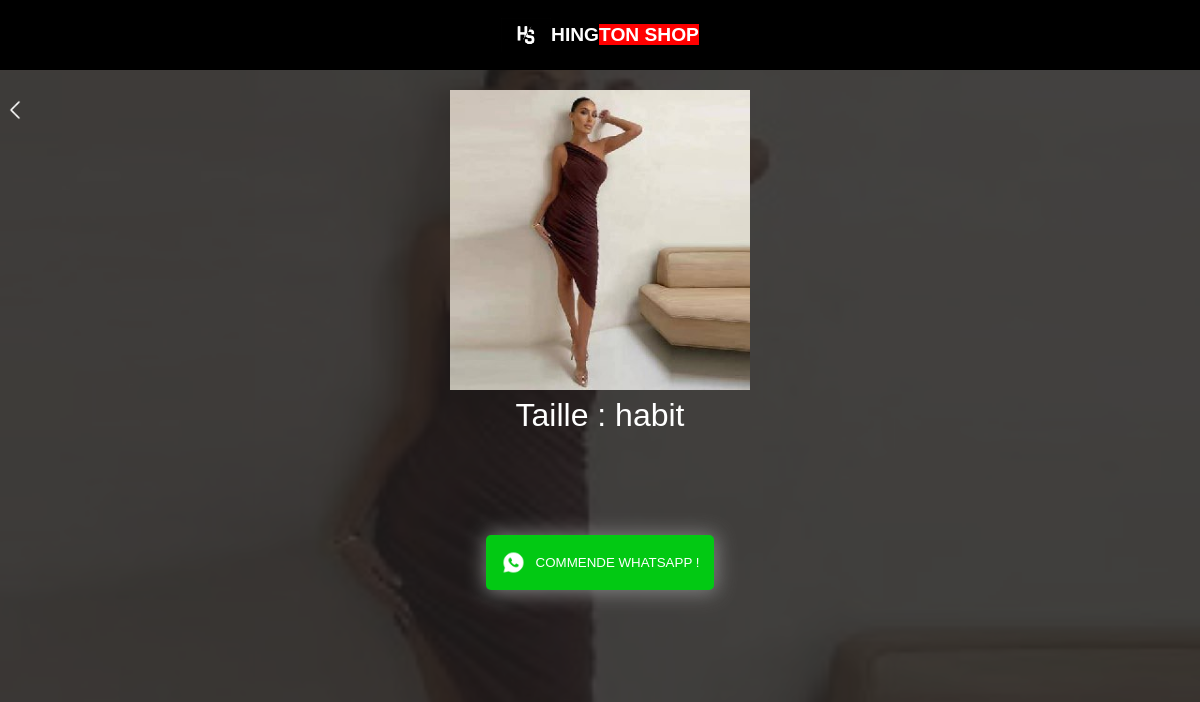
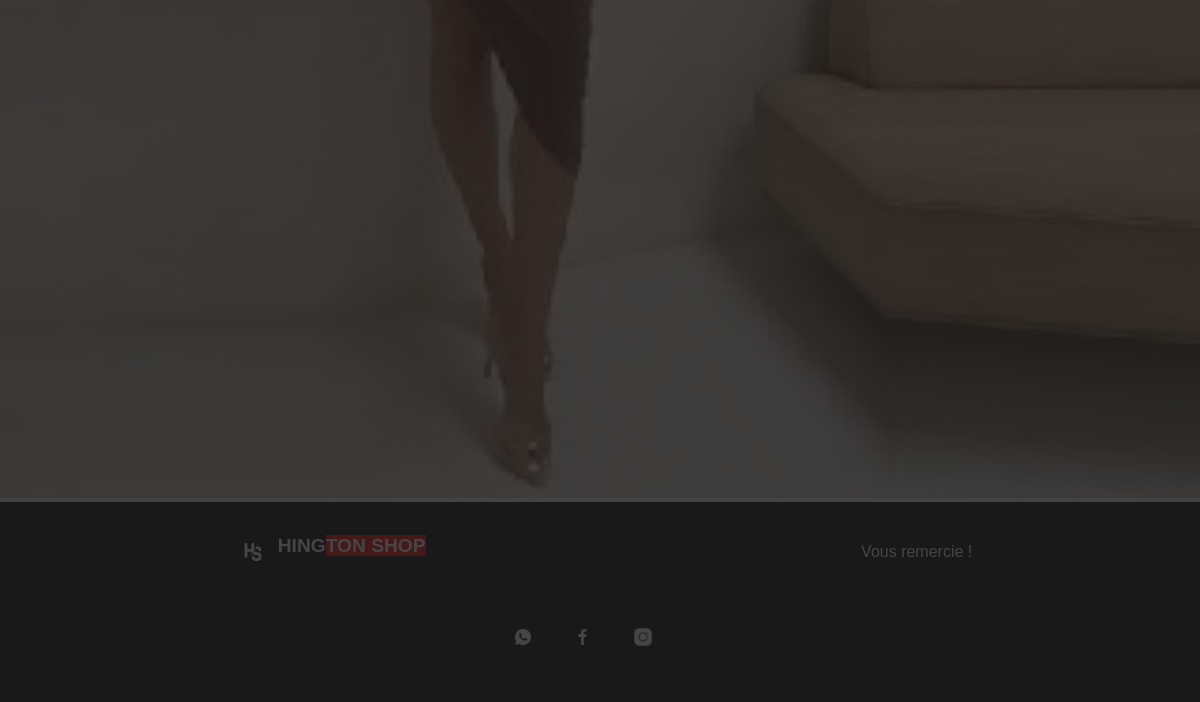
Page /info/1 on the earlier database version (2 pictures, top to bottom).
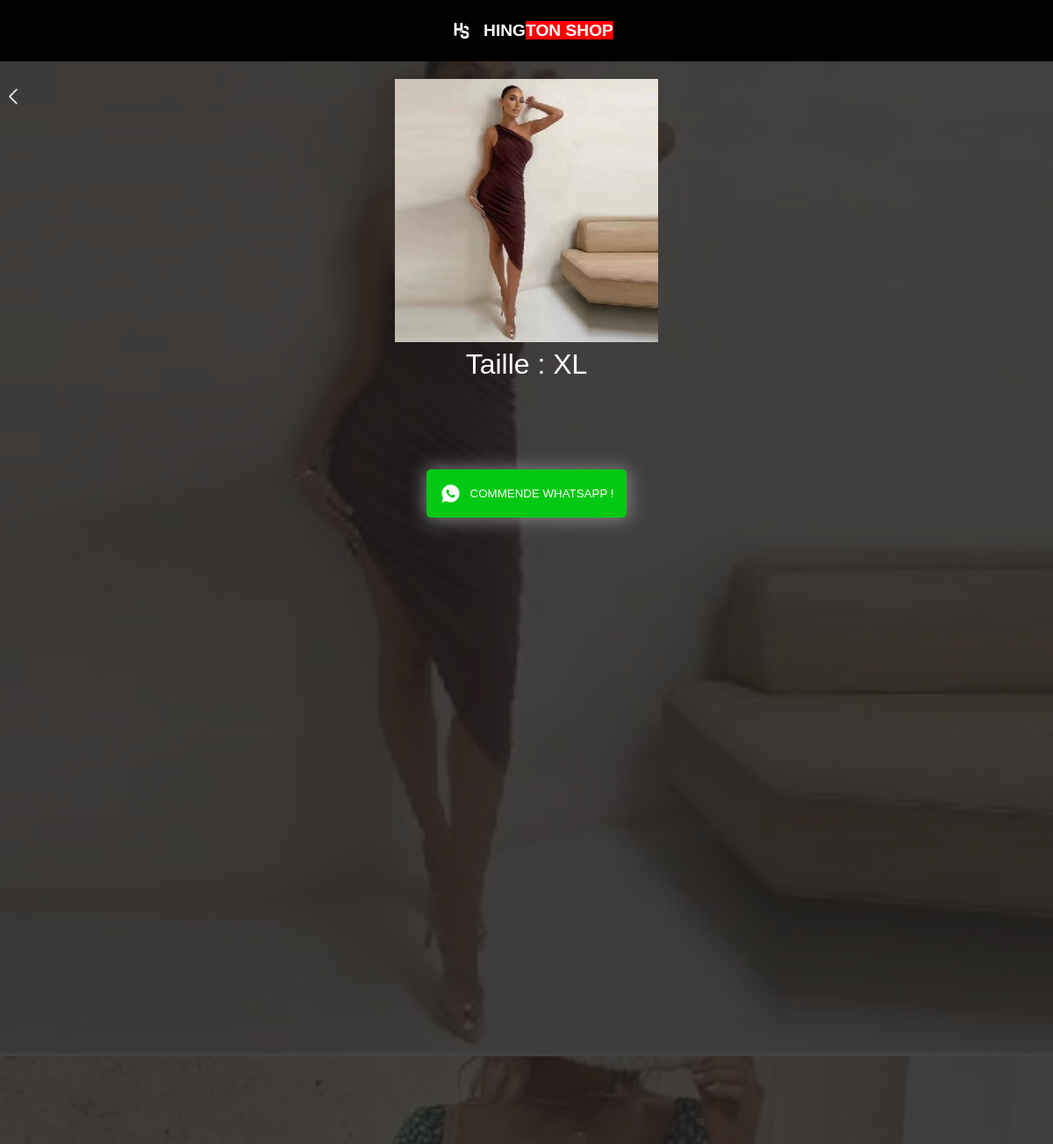
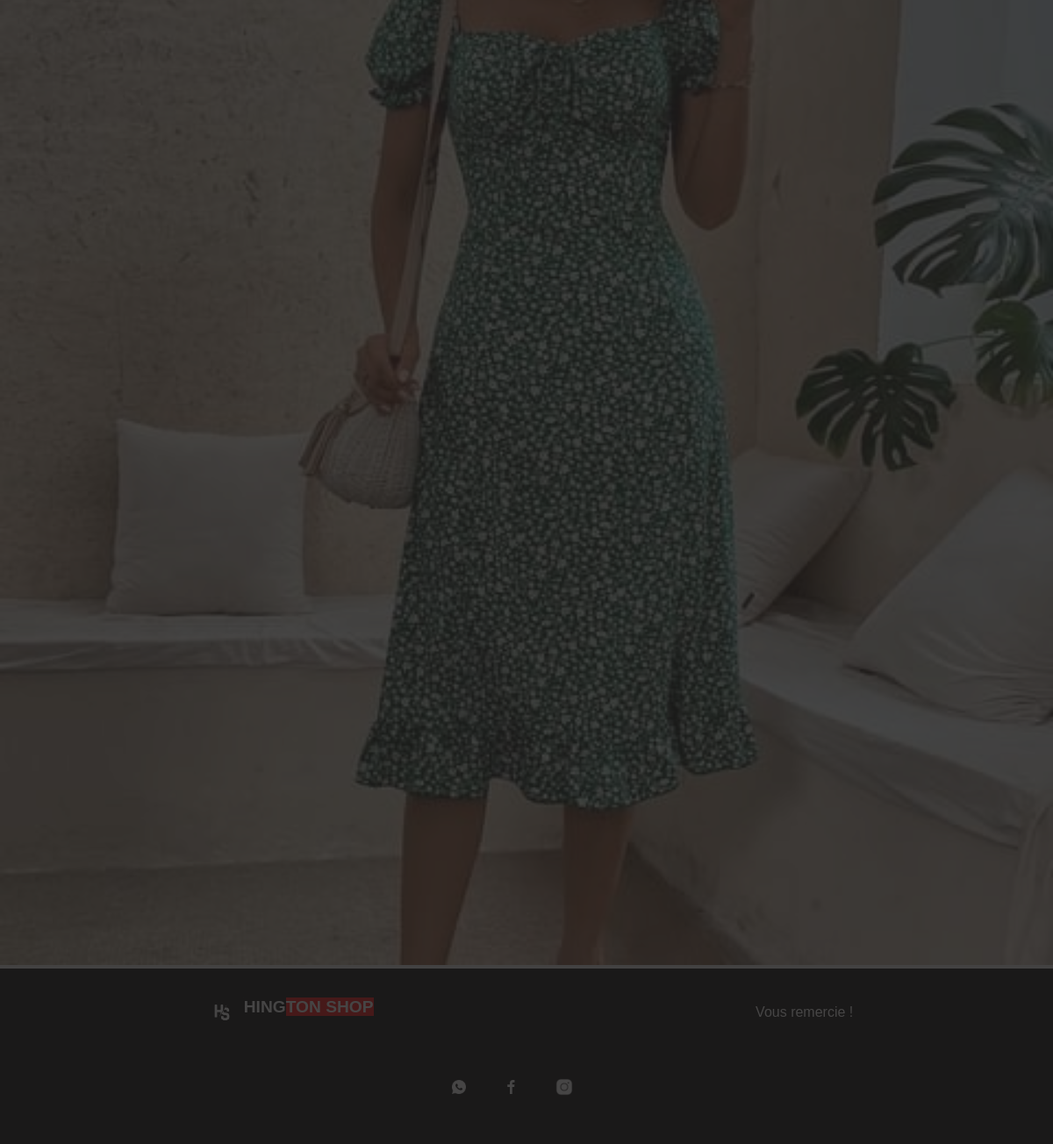
Same page on the later database version (2 pictures, top to bottom).
### app.py (models this page shows, shortened)
class Maboutik(db.Model):
    id = db.Column(db.Integer, primary_key = True)
    nom = db.Column(db.String(100), unique = False , nullable = False)
    description = db.Column(db.String(100), unique = True , nullable = False)
    prix = db.Column(db.Integer,nullable = False)
    image = db.Column(db.String(100), unique = True , nullable = False)
    categorie = db.Column(db.String(100), unique = False , nullable = False)
    like = db.Column(db.Integer, unique = False , nullable = False)

### app.py (the view)
@app.route('/info/<int:id>')
def info(id):
    user = Maboutik.query.filter_by(id=id).first()
    if user :
        data = Maboutik.query.all()
        return render_template('info.html',user = user,data=data)
    print("MO")
    return redirect("/vente")

### templates/info.html (shortened to what this page needs)
<!DOCTYPE html>
<html lang="en">
<head>
    <link rel="stylesheet" href="/static/CSS/info.css">
</head>
<body>
    <header>
        <img src="{{ url_for('static', filename='IMAGE/logo.jpg')}}" width="50px" alt="">
        <h1 id="logo">HING<span id="logo1">TON SHOP</span></h1>
    </header>
    <div class="info">
        <div class="image">
            {% for i in data %}
            <a href="/info/{{i.id}}" class="image1">
                <img src="{{url_for('static', filename='uploads/' + i.image)}}" width="100%" height="100%" alt="">
            </a>
            {%endfor%}
        </div>
    </div>
    <footer>
        <div class="log">
            <div class="al">
                <img src="{{ url_for('static', filename='IMAGE/logo.jpg')}}" width="50px" alt="">
                <h1 id="logo" >HING<span id="logo1">TON SHOP </span></h1>
            </div>
            <p style="color: white;">Vous remercie !</p>
        </div>
        <div class="log1">
            <div class="log11">
                <a style="text-decoration: none;" href="https://api.whatsapp.com/send/?phone=22578587708&text='salut hington'&type=phone_number&app_absent=0">
                    <img src="{{ url_for('static', filename='IMAGE/whats.png')}}" width="20px" style="filter: invert();" alt="">
                </a>
            </div>
            <div class="log12">
                <img src="{{ url_for('static', filename='IMAGE/face.png')}}" width="20px" style="filter: invert();" alt="">
            </div>
            <div class="log13">
                <img src="{{ url_for('static', filename='IMAGE/instag.png')}}" width="20px" style="filter: invert();" alt="">
            </div>
        </div>
    </footer>
    <div class="tesf">
        <div class="pidijd">
            {% if user %}
                <img src="{{url_for('static', filename='uploads/' + user.image)}}" width="100%" height="100%" alt="">
            {% endif %}
        </div>
        <div class="descf">
            <p>Taille : <span>{{user.description}}</span></p>
        </div>
        <div class="text">
            {% if user %}
            <form action="/ssm/{{user.id}}" method="post">
                <button type="submit" id="but"><img src="{{ url_for('static', filename='IMAGE/whats.png')}}" style="filter: invert();" width="25px" alt="">COMMENDE WHATSAPP !</button>
            </form>
            {% endif %}
        </div>
        <a href="/vente">
            <div class="bac">
                <img src="{{ url_for('static', filename='IMAGE/bacj.png')}}" style="filter: invert();" width="20px" alt="">
            </div>
        </a>
    </div>
</body>
</html>

### static/CSS/info.css (style rules this page uses)
* { box-sizing: border-box; margin: 0; padding: 0; font-family: 'Poppins', sans-serif; scroll-behavior: smooth; }
header { width: 100%; height: 70px; background-color: black; display: flex; align-items: center; justify-content: center; position: fixed; z-index: 999; }
#logo { color: white; font-size: 1.2rem; font-family: 'Lucida Sans', 'Lucida Sans Regular', 'Lucida Grande', 'Lucida Sans Unicode', Geneva, Verdana, sans-serif; text-align: center; }
#logo1 { background-color: rgb(255, 0, 0); color: white; font-size: 1.2rem; font-family: 'Lucida Sans', 'Lucida Sans Regular', 'Lucida Grande', 'Lucida Sans Unicode', Geneva, Verdana, sans-serif; text-align: center; }
footer { width: 100%; background-color: black; display: flex; align-items: center; justify-content: space-between; flex-wrap: wrap; }
.log { width: 100%; height: 100px; background-color: black; display: flex; align-items: center; justify-content: space-around; padding: 1px 10px; }
.log1 { width: 100%; height: 100px; background-color: black; display: flex; align-items: center; justify-content: center; gap: 10px; margin-right: 5px; }
.log13 { width: 50px; height: 50px; border-radius: 100%; }
.log11 { width: 50px; height: 50px; border-radius: 100%; }
.log12 { width: 50px; height: 50px; border-radius: 100%; }
.al { display: flex; }
.info { width: 100%; background-color: rgb(240, 240, 240); }
.text { width: 100%; height: 150px; display: flex; align-items: end; justify-content: center; }
#but { border: none; background-color: rgb(2, 201, 19); color: white; padding: 15px 15px; border-radius: 5px; text-align: center; display: flex; align-items: center; justify-content: center; gap: 10px; box-shadow: 1px 1px 20px 2px gray; }
.bac { width: 30px; height: 30px; position: fixed; top: 100px; left: 5px; }
.tesf { height: 100%; background-color: rgba(32, 31, 31, 0.829); width: 100%; position: fixed; top: 70px; padding-top: 20px; }
.pidijd { width: 300px; height: 300px; background-color: aqua; margin: 0 auto; }
.descf { width: 100%; height: 50px; color: white; margin: 0 auto; display: flex; align-items: center; justify-content: center; font-size: 2rem; }

Differences in the rows shown:
changed Maboutik (number 1 of 2 on the later page): description "habit" → "XL"
added Maboutik: image (picture)
